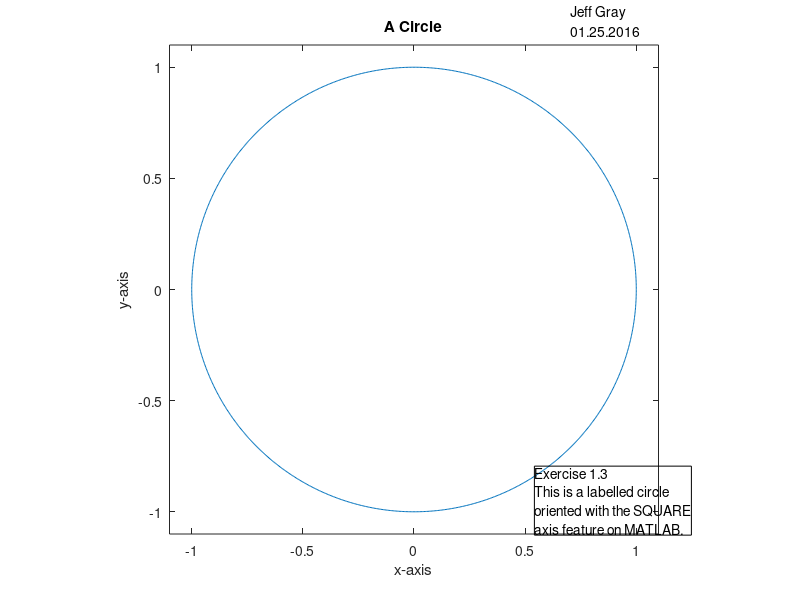

The MATLAB script that drew this image:
%   jeff gray
%   01.24.2016
%   nesc5330
%   lab1
%   file: 'create_circle.m'

%   description: code used to plot

function create_circle()
% remove possibly conflicting data
clf
clear

% create figure
figure1 = figure;

% create axes
axes1 = axes('Parent',figure1);
xlim(axes1,[-1.1 1.1]);
ylim(axes1,[-1.1 1.1]);
box(axes1,'on');
hold(axes1,'on');

% instantiate data for plot
points = [0:2*pi/1000:2*pi];

% create plot
plot(cos(points), sin(points));

% add text
text('Parent',axes1,'String',{'Jeff Gray','01.25.2016'},...
    'Position',[0.70471609403255 1.21139240506329 0]);

% add xlabel
xlabel('x-axis','FontSize',11);

% add ylabel
ylabel('y-axis','FontSize',11);

% add title
title('A Circle','FontSize',11);

% add textbox
annotation(figure1,'textbox',...
    [0.667985284421925 0.108116067008524 0.0950054262120613 0.118902435935125],...
    'String',{'Exercise 1.3','This is a labelled circle','oriented with the SQUARE','axis feature on MATLAB.'});

% set axis to square
axis('square')

